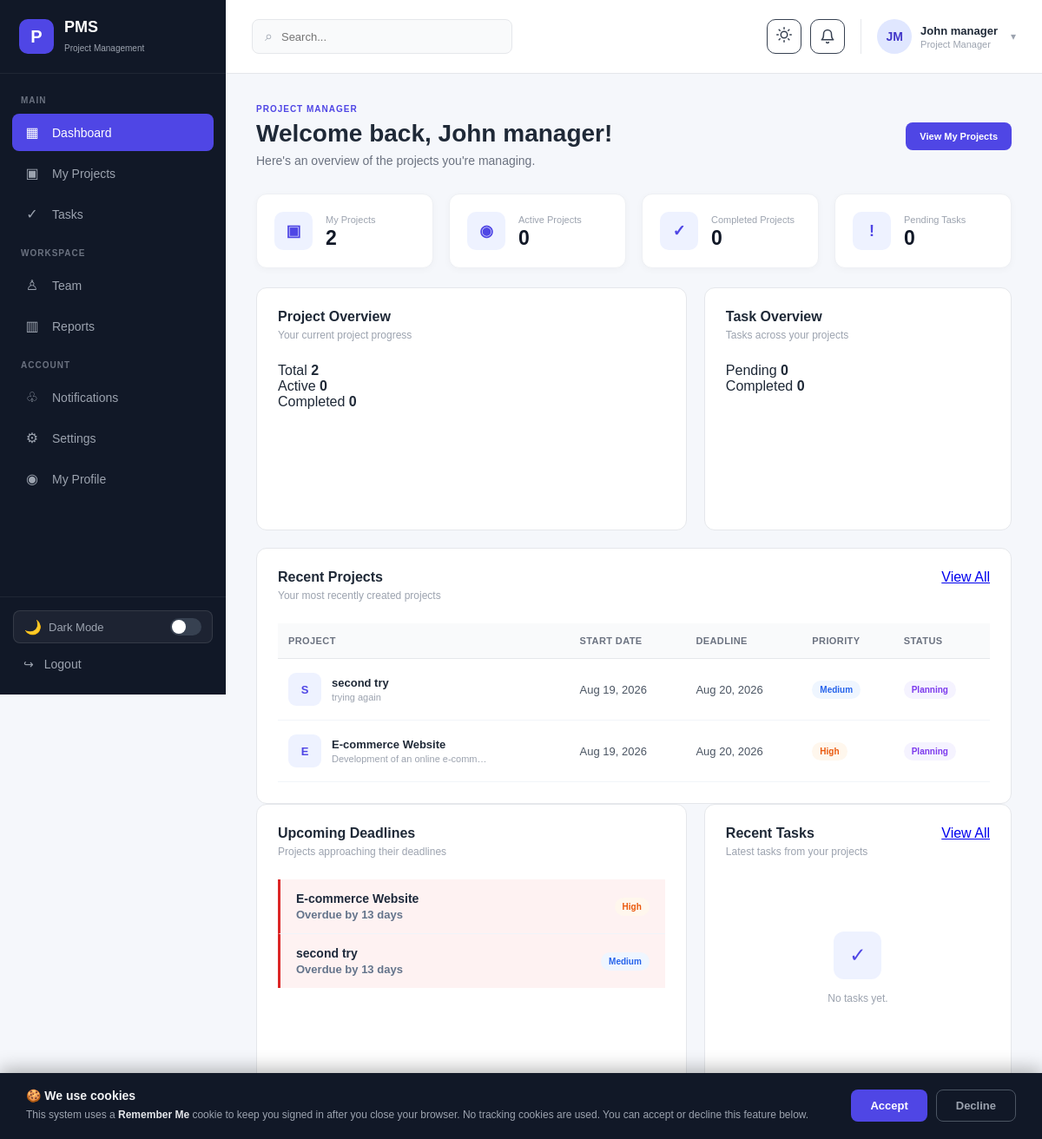
The app's page /manager-dashboard.php (signed in) with its own data.
### tables this page shows
CREATE TABLE `projects` (
  `id` int NOT NULL AUTO_INCREMENT,
  `name` varchar(150) NOT NULL,
  `description` text,
  `start_date` date NOT NULL,
  `end_date` date DEFAULT NULL,
  `status` enum('planning','in_progress','on_hold','completed','cancelled') NOT NULL DEFAULT 'planning',
  `priority` enum('low','medium','high','urgent') NOT NULL DEFAULT 'medium',
  `manager_id` int NOT NULL,
  `created_by` int NOT NULL,
  `created_at` timestamp NULL DEFAULT CURRENT_TIMESTAMP,
  `updated_at` timestamp NULL DEFAULT CURRENT_TIMESTAMP ON UPDATE CURRENT_TIMESTAMP,
  PRIMARY KEY (`id`),
  KEY `fk_project_manager` (`manager_id`),
  KEY `fk_project_creator` (`created_by`)
);

### manager-dashboard.php (the view, shortened to what the rows shown need)
<?php
require_once "auth_check.php";
$manager_id = (int) $_SESSION["user_id"];
$manager_name = $_SESSION["full_name"] ?? "Project Manager";
$recent_projects = [];
$query = "
    SELECT
        id,
        name,
        description,
        status,
        priority,
        start_date,
        end_date,
        created_at
    FROM projects
    WHERE manager_id = ?
    ORDER BY created_at DESC
    LIMIT 5
";
$stmt = mysqli_prepare($conn, $query);
if ($stmt) {
    mysqli_stmt_bind_param($stmt, "i", $manager_id);
    mysqli_stmt_execute($stmt);
    $result = mysqli_stmt_get_result($stmt);
    if ($result) {
        while ($row = mysqli_fetch_assoc($result)) {
            $recent_projects[] = $row;
        }
    }
}
$upcoming_deadlines = [];
$query = "
    SELECT
        id,
        name,
        end_date,
        priority,
        status,
        DATEDIFF(end_date, CURDATE()) AS days_remaining
    FROM projects
    WHERE manager_id = ?
    AND end_date IS NOT NULL
    AND status != 'completed'
    AND end_date >= DATE_SUB(CURDATE(), INTERVAL 30 DAY)
    AND end_date <= DATE_ADD(CURDATE(), INTERVAL 14 DAY)
    ORDER BY end_date ASC
    LIMIT 10
";
$stmt = mysqli_prepare($conn, $query);
if ($stmt) {
    mysqli_stmt_bind_param($stmt, "i", $manager_id);
    mysqli_stmt_execute($stmt);
    $result = mysqli_stmt_get_result($stmt);
    if ($result) {
        while ($row = mysqli_fetch_assoc($result)) {
            $upcoming_deadlines[] = $row;
        }
    }
}
?>
<!DOCTYPE html>
<html lang="en">
<head>
    <link
        rel="stylesheet"
        href="assets/css/style.css"
    >
</head>
<body>
<div class="admin-layout">
    <aside class="sidebar">
        <div class="sidebar-logo">
            <div>
                <h2>
                    PMS
                </h2>
            </div>
        </div>
    </aside>
    <main class="main-content">
        <section class="dashboard-content">
            <div class="page-header">
                <div>
                    <h1>
                        Welcome back,
                        <?= htmlspecialchars(
                            $manager_name
                        ) ?>!
                    </h1>
                </div>
            </div>
            <div class="dashboard-grid">
                <div class="dashboard-card">
                    <div class="card-header">
                        <div>
                            <h2>
                                Project Overview
                            </h2>
                        </div>
                    </div>
                </div>
                <div class="dashboard-card">
                    <div class="card-header">
                        <div>
                            <h2>
                                Task Overview
                            </h2>
                        </div>
                    </div>
                </div>
            </div>
            <div class="dashboard-card">
                <div class="card-header">
                    <div>
                        <h2>
                            Recent Projects
                        </h2>
                    </div>
                </div>
                <?php if (!empty($recent_projects)): ?>
                    <div class="table-container">
                        <table class="projects-table">
                            <thead>
                                <tr>
                                    <th>
                                        Project
                                    </th>
                                    <th>
                                        Start Date
                                    </th>
                                    <th>
                                        Deadline
                                    </th>
                                    <th>
                                        Priority
                                    </th>
                                    <th>
                                        Status
                                    </th>
                                </tr>
                            </thead>
                            <tbody>
                                <?php foreach (
                                    $recent_projects
                                    as $project
                                ): ?>
                                    <tr>
                                        <td>
                                            <div class="project-name">
                                                <div class="project-avatar">
                                                    <?= htmlspecialchars(
                                                        strtoupper(
                                                            substr(
                                                                $project["name"],
                                                                0,
                                                                1
                                                            )
                                                        )
                                                    ) ?>
                                                </div>
                                                <div>
                                                    <strong>
                                                        <?= htmlspecialchars(
                                                            $project["name"]
                                                        ) ?>
                                                    </strong>
                                                    <span>
                                                        <?= htmlspecialchars(
                                                            $project["description"]
                                                            ?: "No description"
                                                        ) ?>
                                                    </span>
                                                </div>
                                            </div>
                                        </td>
                                        <td>
                                            <?= htmlspecialchars(
                                                date(
                                                    "M d, Y",
                                                    strtotime(
                                                        $project["start_date"]
                                                    )
                                                )
                                            ) ?>
                                        </td>
                                        <td>
                                            <?php if (
                                                !empty(
                                                    $project["end_date"]
                                                )
                                            ): ?>
                                                <?= htmlspecialchars(
                                                    date(
                                                        "M d, Y",
                                                        strtotime(
                                                            $project["end_date"]
                                                        )
                                                    )
                                                ) ?>
                                            <?php else: ?>
                                                —
                                            <?php endif; ?>
                                        </td>
                                        <td>
                                            <span
                                                class="priority-badge priority-<?= htmlspecialchars(
                                                    $project["priority"]
                                                ) ?>"
                                            >
                                                <?= htmlspecialchars(
                                                    ucfirst(
                                                        $project["priority"]
                                                    )
                                                ) ?>
                                            </span>
                                        </td>
                                        <td>
                                            <span
                                                class="status-badge status-<?= htmlspecialchars(
                                                    $project["status"]
                                                ) ?>"
                                            >
                                                <?= htmlspecialchars(
                                                    ucfirst(
                                                        str_replace(
                                                            "_",
                                                            " ",
                                                            $project["status"]
                                                        )
                                                    )
                                                ) ?>
                                            </span>
                                        </td>
                                    </tr>
                                <?php endforeach; ?>
                            </tbody>
                        </table>
                    </div>
                <?php endif; ?>
            </div>
            <div class="dashboard-grid">
                <div class="dashboard-card">
                    <div class="card-header">
                        <div>
                            <h2>
                                Upcoming Deadlines
                            </h2>
                        </div>
                    </div>
                    <?php if (
                        !empty(
                            $upcoming_deadlines
                        )
                    ): ?>
                        <div class="deadline-list">
                            <?php foreach (
                                $upcoming_deadlines
                                as $deadline
                            ): ?>
                                <?php
                                    $days = (int)($deadline['days_remaining'] ?? 0);
                                    $is_overdue = $days < 0;
                                    $is_due_today = $days === 0;
                                    $is_due_soon = $days > 0 && $days <= 3;
                                    $deadline_class = $is_overdue ? 'overdue' : ($is_due_today ? 'due-today' : ($is_due_soon ? 'due-soon' : ''));
                                ?>
                                <div class="deadline-item clickable-row <?= $deadline_class ?>" onclick="window.location.href='manager-project-details.php?id=<?= (int)$deadline['id'] ?>'">
                                    <div>
                                        <strong>
                                            <?= htmlspecialchars(
                                                $deadline["name"]
                                            ) ?>
                                        </strong>
                                        <span>
                                            <?php if ($is_overdue): ?>
                                                <span class="deadline-overdue">Overdue by <?= abs($days) ?> day<?= abs($days) !== 1 ? 's' : '' ?></span>
                                            <?php elseif ($is_due_today): ?>
                                                <span class="deadline-today">Due today</span>
                                            <?php elseif ($is_due_soon): ?>
                                                <span class="deadline-soon">Due in <?= $days ?> day<?= $days !== 1 ? 's' : '' ?></span>
                                            <?php else: ?>
                                                Due: <?= htmlspecialchars(date('M d, Y', strtotime($deadline['end_date']))) ?>
                                            <?php endif; ?>
                                        </span>
                                    </div>
                                    <span
                                        class="priority-badge priority-<?= htmlspecialchars(
                                            $deadline["priority"]
                                        ) ?>"
                                    >
                                        <?= htmlspecialchars(
                                            ucfirst(
                                                $deadline["priority"]
                                            )
                                        ) ?>
                                    </span>
                                </div>
                            <?php endforeach; ?>
                        </div>
                    <?php endif; ?>
                </div>
                <div class="dashboard-card">
                    <div class="card-header">
                        <div>
                            <h2>
                                Recent Tasks
                            </h2>
                        </div>
                    </div>
                </div>
            </div>
        </section>
    </main>
</div>
</body>
</html>

### records on screen
projects: name "S", name "second try", description "trying again", start_date "Aug 19, 2026", end_date "Aug 20, 2026", priority "Medium", status "Planning", days "13"
projects: name "E", name "E-commerce Website", description "Development of an online e-comm…", start_date "Aug 19, 2026", end_date "Aug 20, 2026", priority "High", status "Planning", days "13"

### other values on screen
$escaped_initials "JM"
$manager_name "John manager"
$total_projects "2"
$active_projects "0"
$completed_projects "0"
$pending_tasks "0"
$completed_tasks "0"
